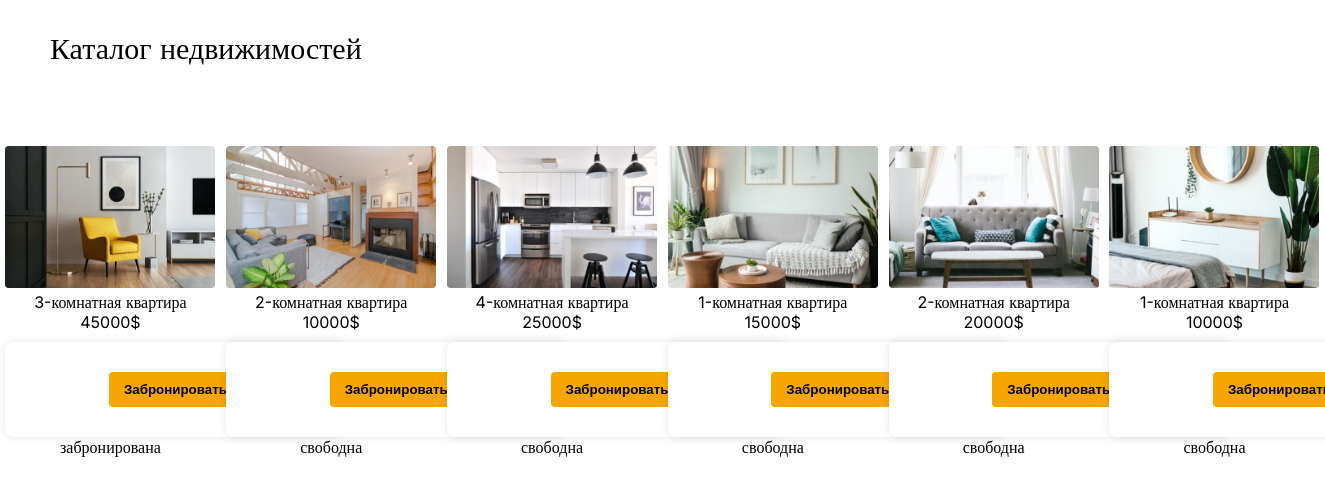
Page /cards.php (signed in) on the committed database.
### tables this page shows
CREATE TABLE `properties` (
  `property_id` int NOT NULL,
  `img` varchar(255) NOT NULL,
  `title` varchar(255) NOT NULL,
  `price` decimal(10,0) NOT NULL,
  `status` varchar(50) NOT NULL DEFAULT 'свободна'
);

### cards.php (the view, shortened to what this page needs)
<!DOCTYPE html>
<html lang="en">
<head>
    <link rel="stylesheet" href="css/style.css">
</head>
<body>
    <?php
        if(!isset($_SESSION['log_in'])){
            echo '<p class="errors">Для просмотра каталога пожалуйста войдите в аккаунт</p>';
            exit();
        } else {
            $db = new PDO("mysql:host=localhost;dbname=admin2", "root", "Lindemann_1995");
            $infa = [];
            if($query = $db->query("SELECT * FROM `properties`")){
                $infa = $query->fetchAll(PDO::FETCH_ASSOC);
            } else{
                print_r($db->errorInfo());
            }
        }
    ?>
    <div class="title">Каталог недвижимостей</div>
    <div class="container2">
        <div class="cards">
            <?php foreach($infa as $data): ?>
                <div class="card">
                    <img src="<?= $data['img']?>" alt="картинка">
                    <div class="name">
                        <?= $data['title']?>
                    </div>
                    <div class="price">
                        <?= $data['price']?>$
                    </div>
                    <div class="butt">
                       <form method="post">
                            <button type="submit" class="btnRent">Забронировать</button>
                        </form>
                    </div>
                    <div class="status">
                        <?= $data['status'] ?>
                    </div>
                </div>
            <?php endforeach; ?>
        </div>
    </div>
</body>
</html>

### css/style.css (style rules this page uses)
* { padding: 0; margin: 0; }
body { font-family: "Inter"; }
.title { padding: 30px 50px; font-size: 30px; }
.container2 { margin-top: 50px; }
.card { text-align: center; width: 210px; height: 250px; margin: 0 auto; position: relative; }
.card img { max-width: 100%; height: auto; }
.cards { display: flex; justify-content: center; flex-wrap: wrap; }
form { background-color: #fff; padding: 20px; border-radius: 8px; box-shadow: 0 0 10px rgba(0, 0, 0, 0.1); width: 300px; margin-top: 10px; }
form button { background-color: #f7a600; color: black; font-weight: 600; padding: 10px 15px; border: none; border-radius: 4px; cursor: pointer; margin: 10px 0; }

### rows in the picture
properties: img (picture), title "3-комнатная квартира", price "45000", status "забронирована"
properties: img (picture), title "2-комнатная квартира", price "10000", status "свободна"
properties: img (picture), title "4-комнатная квартира", price "25000", status "свободна"
properties: img (picture), title "1-комнатная квартира", price "15000", status "свободна"
properties: img (picture), title "2-комнатная квартира", price "20000", status "свободна"
properties: img (picture), title "1-комнатная квартира", price "10000", status "свободна"
